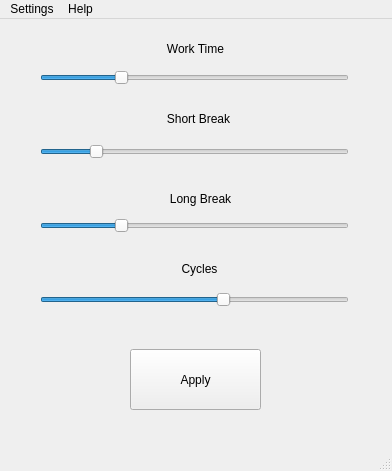
<?xml version="1.0" encoding="UTF-8"?>
<ui version="4.0">
 <class>MainWindow</class>
 <widget class="QMainWindow" name="MainWindow">
  <property name="geometry">
   <rect>
    <x>0</x>
    <y>0</y>
    <width>392</width>
    <height>471</height>
   </rect>
  </property>
  <property name="windowTitle">
   <string>Pomodoro Timer</string>
  </property>
  <property name="windowIcon">
   <iconset>
    <normaloff>icon.ico</normaloff>icon.ico</iconset>
  </property>
  <widget class="QWidget" name="centralwidget">
   <widget class="QWidget" name="verticalLayoutWidget">
    <property name="geometry">
     <rect>
      <x>0</x>
      <y>0</y>
      <width>391</width>
      <height>451</height>
     </rect>
    </property>
    <layout class="QVBoxLayout" name="VerticalLayout">
     <item>
      <widget class="QStackedWidget" name="stackedWidget">
       <property name="enabled">
        <bool>true</bool>
       </property>
       <property name="currentIndex">
        <number>1</number>
       </property>
       <widget class="QWidget" name="Main_Page">
        <property name="whatsThis">
         <string>&lt;html&gt;&lt;head/&gt;&lt;body&gt;&lt;p&gt;This is page with Pomodoro timer, it shows settings and have a sound on/off button, skip cycle button....&lt;/p&gt;&lt;/body&gt;&lt;/html&gt;</string>
        </property>
        <widget class="QLabel" name="DynTimerLabel">
         <property name="geometry">
          <rect>
           <x>170</x>
           <y>110</y>
           <width>81</width>
           <height>20</height>
          </rect>
         </property>
         <property name="text">
          <string>Timer</string>
         </property>
         <property name="alignment">
          <set>Qt::AlignCenter</set>
         </property>
        </widget>
        <widget class="QPushButton" name="TimerButton">
         <property name="geometry">
          <rect>
           <x>140</x>
           <y>230</y>
           <width>131</width>
           <height>51</height>
          </rect>
         </property>
         <property name="text">
          <string>PushButton</string>
         </property>
        </widget>
       </widget>
       <widget class="QWidget" name="Settings_Page">
        <widget class="QSlider" name="LongBreakSlider">
         <property name="geometry">
          <rect>
           <x>40</x>
           <y>196</y>
           <width>309</width>
           <height>22</height>
          </rect>
         </property>
         <property name="minimum">
          <number>20</number>
         </property>
         <property name="maximum">
          <number>60</number>
         </property>
         <property name="value">
          <number>30</number>
         </property>
         <property name="orientation">
          <enum>Qt::Horizontal</enum>
         </property>
        </widget>
        <widget class="QSlider" name="CyclesSlider">
         <property name="geometry">
          <rect>
           <x>40</x>
           <y>270</y>
           <width>309</width>
           <height>22</height>
          </rect>
         </property>
         <property name="minimum">
          <number>1</number>
         </property>
         <property name="maximum">
          <number>6</number>
         </property>
         <property name="value">
          <number>4</number>
         </property>
         <property name="orientation">
          <enum>Qt::Horizontal</enum>
         </property>
        </widget>
        <widget class="QSlider" name="ShortBreakSlider">
         <property name="geometry">
          <rect>
           <x>40</x>
           <y>122</y>
           <width>309</width>
           <height>22</height>
          </rect>
         </property>
         <property name="minimum">
          <number>3</number>
         </property>
         <property name="maximum">
          <number>15</number>
         </property>
         <property name="value">
          <number>5</number>
         </property>
         <property name="orientation">
          <enum>Qt::Horizontal</enum>
         </property>
        </widget>
        <widget class="QSlider" name="WorkTimeSlider">
         <property name="geometry">
          <rect>
           <x>40</x>
           <y>48</y>
           <width>309</width>
           <height>22</height>
          </rect>
         </property>
         <property name="minimum">
          <number>20</number>
         </property>
         <property name="maximum">
          <number>60</number>
         </property>
         <property name="value">
          <number>30</number>
         </property>
         <property name="tracking">
          <bool>true</bool>
         </property>
         <property name="orientation">
          <enum>Qt::Horizontal</enum>
         </property>
        </widget>
        <widget class="QLabel" name="WorkTimeLabel">
         <property name="geometry">
          <rect>
           <x>150</x>
           <y>20</y>
           <width>91</width>
           <height>20</height>
          </rect>
         </property>
         <property name="text">
          <string>Work Time</string>
         </property>
         <property name="alignment">
          <set>Qt::AlignCenter</set>
         </property>
        </widget>
        <widget class="QLabel" name="ShortBreakLabel">
         <property name="geometry">
          <rect>
           <x>148</x>
           <y>90</y>
           <width>101</width>
           <height>20</height>
          </rect>
         </property>
         <property name="text">
          <string>Short Break</string>
         </property>
         <property name="alignment">
          <set>Qt::AlignCenter</set>
         </property>
        </widget>
        <widget class="QLabel" name="LongBreakLabel">
         <property name="geometry">
          <rect>
           <x>150</x>
           <y>170</y>
           <width>101</width>
           <height>20</height>
          </rect>
         </property>
         <property name="text">
          <string>Long Break</string>
         </property>
         <property name="alignment">
          <set>Qt::AlignCenter</set>
         </property>
        </widget>
        <widget class="QLabel" name="CyclesLabel">
         <property name="geometry">
          <rect>
           <x>164</x>
           <y>240</y>
           <width>71</width>
           <height>20</height>
          </rect>
         </property>
         <property name="text">
          <string>Cycles</string>
         </property>
         <property name="alignment">
          <set>Qt::AlignCenter</set>
         </property>
        </widget>
        <widget class="QPushButton" name="ApplyButton">
         <property name="geometry">
          <rect>
           <x>130</x>
           <y>330</y>
           <width>131</width>
           <height>61</height>
          </rect>
         </property>
         <property name="text">
          <string>Apply</string>
         </property>
        </widget>
       </widget>
      </widget>
     </item>
    </layout>
   </widget>
  </widget>
  <widget class="QMenuBar" name="menubar">
   <property name="geometry">
    <rect>
     <x>0</x>
     <y>0</y>
     <width>392</width>
     <height>21</height>
    </rect>
   </property>
   <widget class="QMenu" name="menuSettings">
    <property name="title">
     <string>Settings</string>
    </property>
    <widget class="QMenu" name="menuThemes">
     <property name="title">
      <string>Themes</string>
     </property>
     <addaction name="actionLight"/>
     <addaction name="actionDark"/>
    </widget>
    <addaction name="actionThemes"/>
    <addaction name="menuThemes"/>
   </widget>
   <widget class="QMenu" name="menuHelp">
    <property name="title">
     <string>Help</string>
    </property>
   </widget>
   <addaction name="menuSettings"/>
   <addaction name="menuHelp"/>
  </widget>
  <widget class="QStatusBar" name="statusbar"/>
  <action name="actionThemes">
   <property name="text">
    <string>Set Timer...</string>
   </property>
  </action>
  <action name="actionLight">
   <property name="text">
    <string>Light</string>
   </property>
  </action>
  <action name="actionDark">
   <property name="text">
    <string>Dark</string>
   </property>
  </action>
 </widget>
 <resources/>
 <connections/>
</ui>
